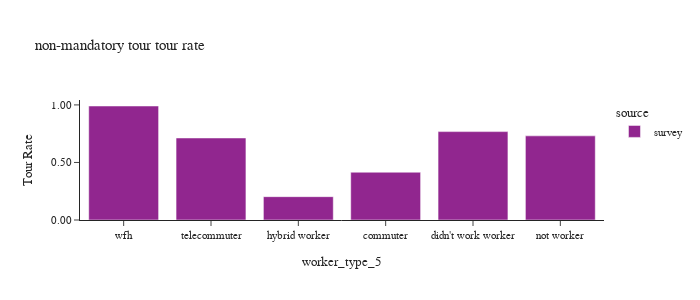

The cell this chart's notebook holds for it:
### Markdown cell above
- non-mandatory tour calculation:

`survey_person_day['non_mandatory_tours'] = survey_person_day['estours']+survey_person_day['pbtours']+survey_person_day['shtours']+survey_person_day['mltours']+survey_person_day['sotours']+survey_person_day['retours']+survey_person_day['metours']`

### Code cell
df_plot = calc_rates(survey_person_day,'non_mandatory_tours')

plot_tour_rate(df_plot, 'non_mandatory_tours', "non-mandatory tour tour rate")

### Figure 1 — Plotly figure (JSON) as saved in the notebook; plotly's stock layout.template omitted (floating-point values rounded to 4 significant figures)
{"data": [{"alignmentgroup": "True", "customdata": [[307100.0, 739800.0], [225500.0, 293700.0], [38430.0, 189500.0], [1146000.0, 1568000.0], [113200.0, 158900.0], [210700.0, 212700.0]], "hovertemplate": "source=survey<br>worker_type_5=%{x}<br>non_mandatory_tours_rate=%{y}<br>non_mandatory_tours_wt=%{customdata[0]}<br>pdexpfac_sum=%{customdata[1]}<extra></extra>", "legendgroup": "survey", "marker": {"color": "#91268F", "pattern": {"shape": ""}}, "name": "survey", "offsetgroup": "survey", "orientation": "v", "showlegend": true, "textposition": "auto", "type": "bar", "x": ["commuter", "didn't work worker", "hybrid worker", "not worker", "telecommuter", "wfh"], "xaxis": "x", "y": [0.4152, 0.768, 0.2028, 0.731, 0.7127, 0.9906], "yaxis": "y"}], "layout": {"barmode": "group", "font": {"size": 11}, "height": 300, "legend": {"title": {"text": "source"}, "tracegroupgap": 0}, "title": {"text": "non-mandatory tour tour rate"}, "width": 700, "xaxis": {"anchor": "y", "categoryarray": ["wfh", "telecommuter", "hybrid worker", "commuter", "didn't work worker"], "categoryorder": "array", "domain": [0.0, 1.0], "title": {"text": "worker_type_5"}}, "yaxis": {"anchor": "x", "domain": [0.0, 1.0], "tickformat": ".2f", "title": {"text": "Tour Rate"}}}}
